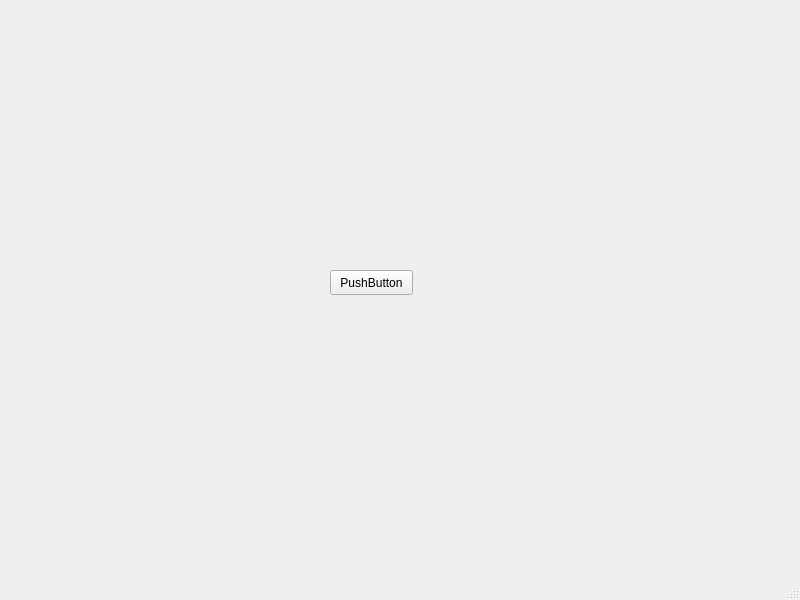
<?xml version="1.0" encoding="UTF-8"?>
<ui version="4.0">
 <class>MainWindow</class>
 <widget class="QMainWindow" name="MainWindow">
  <property name="geometry">
   <rect>
    <x>0</x>
    <y>0</y>
    <width>800</width>
    <height>600</height>
   </rect>
  </property>
  <property name="windowTitle">
   <string>MainWindow</string>
  </property>
  <widget class="QWidget" name="centralwidget">
   <widget class="QPushButton" name="pushButton">
    <property name="geometry">
     <rect>
      <x>330</x>
      <y>270</y>
      <width>83</width>
      <height>25</height>
     </rect>
    </property>
    <property name="text">
     <string>PushButton</string>
    </property>
   </widget>
  </widget>
  <widget class="QMenuBar" name="menubar">
   <property name="geometry">
    <rect>
     <x>0</x>
     <y>0</y>
     <width>800</width>
     <height>22</height>
    </rect>
   </property>
  </widget>
  <widget class="QStatusBar" name="statusbar"/>
 </widget>
 <resources/>
 <connections/>
</ui>
